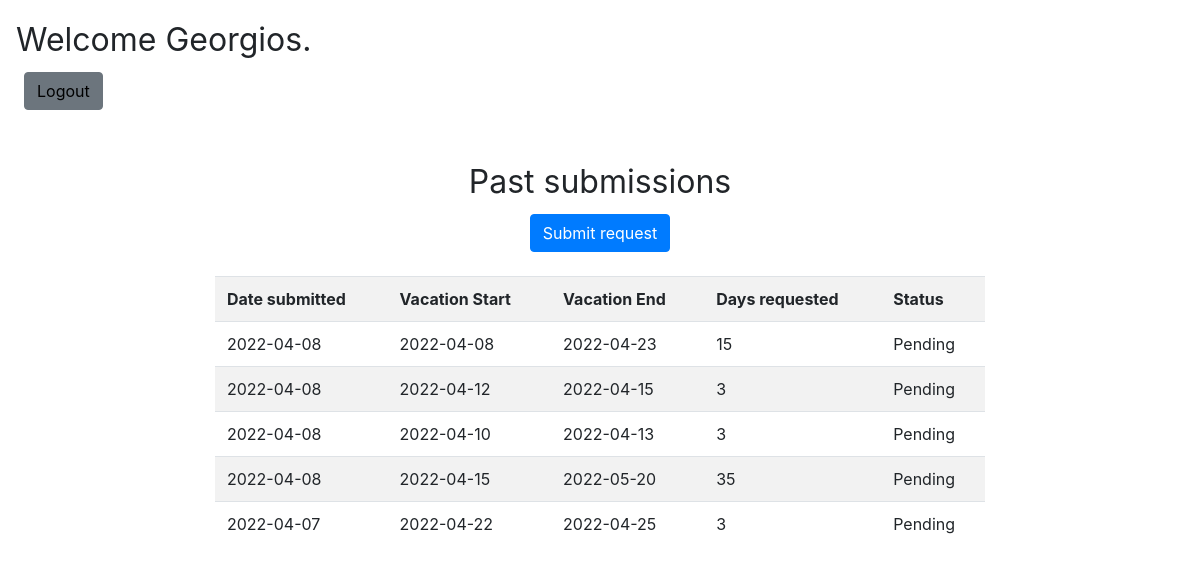
The app's page /employees/dashboard.php (signed in) with its own data.
### tables this page shows
CREATE TABLE `submissions` (
  `id` int(11) NOT NULL,
  `date_submitted` date NOT NULL DEFAULT current_timestamp(),
  `vacstart` date NOT NULL,
  `vacend` date NOT NULL,
  `totaldays` int(11) NOT NULL,
  `statusid` int(11) NOT NULL,
  `employeeid` int(11) NOT NULL,
  `reason` varchar(550) DEFAULT NULL
);

CREATE TABLE `stsubmission` (
  `id` int(11) NOT NULL,
  `status` varchar(20) NOT NULL
);

### employees/dashboard.php (the view, shortened to what this page needs)
<?php
include ('../includes/dbconn.php');
?>
<html>
<head>
    <link rel="stylesheet" href="../css/dashboard.css">
    <link rel="stylesheet" href="https://cdn.jsdelivr.net/npm/bootstrap@4.6.1/dist/css/bootstrap.min.css">
</head>
<body>
<?php
if(isset($_SESSION["empname"])) {
?>
    <p class="userinfo"> Welcome <?php echo $_SESSION["empname"]; ?>.<br>
        <button id="logout" type="button" class="btn btn-secondary"><a href="logout.php" tite="Logout">Logout </a></button></p><br>
    <?php
    $sql = "SELECT submissions.*,stsubmission.status FROM employees, submissions, stsubmission WHERE stsubmission.id=submissions.statusid and employees.id = submissions.employeeid and employeeid = '" . $_SESSION['empid'] . "' ORDER BY submissions.date_submitted DESC";
    $result = $conn->query($sql);
    echo "<p class='tabletitle'>Past submissions<br><button id='newsubmit' type='button' class='btn btn-primary'><a style='text-decoration: none;color: white;' href='submit.php' tite='Submit request'>Submit request</a></button></p>";
    if ($result->num_rows > 0) {
        echo "<div class='container col-md-8'><table class='table table-striped table-hover'><tr><th>Date submitted</th><th>Vacation Start</th><th>Vacation End</th><th>Days requested</th><th>Status</th></tr>";
        while($row = $result->fetch_assoc()) {
            echo "<tr><td>".$row["date_submitted"]."</td><td>".$row["vacstart"]."</td><td>".$row["vacend"]."</td><td>".$row["totaldays"]."</td><td>".$row["status"]."</td></tr>";
        }
        echo "</table></div></div>";
        }
     else {
         echo "<p style='text-align: center'>no past submissions found</p>";
    }
    ?>
<?php
}else echo "<h1 style='text-align: center'>Please login first</h1><br><p id='loginpage'><button type='button' class='btn btn-primary'><a href='../index.php' style='text-decoration: none;color: white;'>Login Page </a></button></p>";
?>
</body>
</html>

### css/dashboard.css (style rules this page uses)
.userinfo { margin: 1rem; font-size: xx-large; }
#logout a { text-decoration: none; color: black; }
.tabletitle { text-align: center; font-size: xx-large; }
p button { margin: 0.5rem; }

### records on screen
submissions: date_submitted "2022-04-08", vacstart "2022-04-08", vacend "2022-04-23", totaldays "15", statusid.status "Pending"
submissions: date_submitted "2022-04-08", vacstart "2022-04-12", vacend "2022-04-15", totaldays "3", statusid.status "Pending"
submissions: date_submitted "2022-04-08", vacstart "2022-04-10", vacend "2022-04-13", totaldays "3", statusid.status "Pending"
submissions: date_submitted "2022-04-08", vacstart "2022-04-15", vacend "2022-05-20", totaldays "35", statusid.status "Pending"
submissions: date_submitted "2022-04-07", vacstart "2022-04-22", vacend "2022-04-25", totaldays "3", statusid.status "Pending"

### other values on screen
$_SESSION["empname"] "Georgios"
